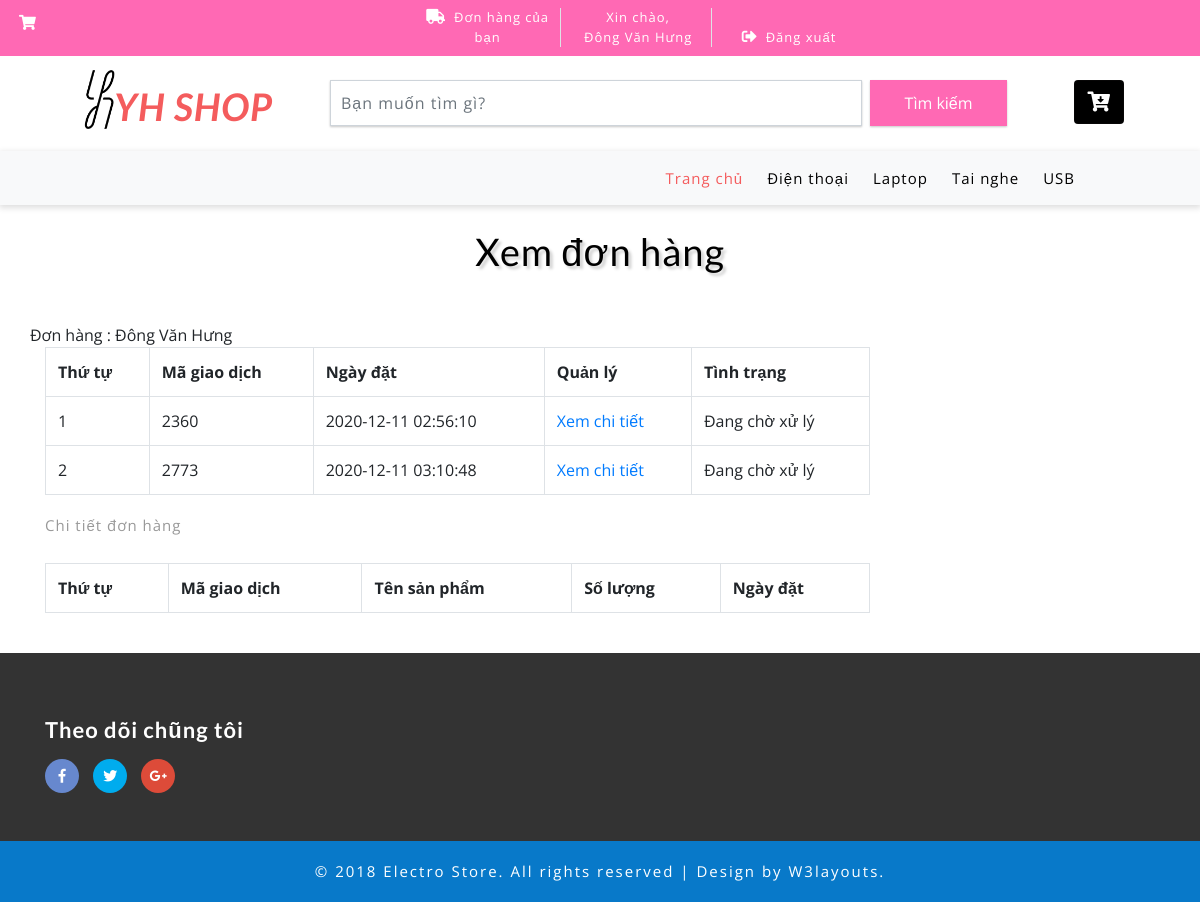
The page /DoAn/index.php?quanly=xemdonhang&makh=2 (signed in) on the database its author committed.
### tables this page shows
CREATE TABLE IF NOT EXISTS `loaisp` (
  `maloai` varchar(5) NOT NULL,
  `tenloai` varchar(50) NOT NULL,
  PRIMARY KEY (`maloai`)
);

CREATE TABLE IF NOT EXISTS `donhang` (
  `madonhang` int(10) NOT NULL AUTO_INCREMENT,
  `masp` int(10) NOT NULL,
  `makh` int(10) NOT NULL,
  `soluong` int(11) NOT NULL,
  `gia` int(10) NOT NULL,
  `ma` varchar(50) NOT NULL,
  `ngaydat` timestamp NOT NULL,
  `ngaygiao` datetime DEFAULT NULL,
  `trangthai` int(11) NOT NULL DEFAULT '0',
  `manv` int(11) DEFAULT NULL,
  `manvgh` int(10) DEFAULT NULL,
  PRIMARY KEY (`madonhang`),
  KEY `makh` (`makh`),
  KEY `masp` (`masp`),
  KEY `maquyen` (`manv`),
  KEY `manvgh` (`manvgh`),
  KEY `trangthai` (`trangthai`)
);

### DoAn/include/xemdonhang.php (the view, shortened to what this page needs)
<div class="container py-xl-4 py-lg-2">
	<h3 class="tittle-w3l text-center mb-lg-5 mb-sm-4 mb-3">Xem đơn hàng</h3>
	<div class="row">
		<div class="agileinfo-ads-display col-lg-9">
			<div class="wrapper">
					<div class="row">
						<?php
						if(isset($_SESSION['khachhang'])){
							echo 'Đơn hàng : '.$_SESSION['khachhang'];
						}
						?>
                          <div class="col-md-12">
						<?php
						if(isset($_GET['makh'])){
							$id_khachhang = $_GET['makh'];
						}else{
							$id_khachhang = '';
						}
						$sql_select = mysqli_query($con,"SELECT * FROM donhang WHERE makh='$id_khachhang' GROUP BY ma");
						?>
						<table class="table table-bordered ">
							<tr>
								<th>Thứ tự</th>
								<th>Mã giao dịch</th>
								<th>Ngày đặt</th>
								<th>Quản lý</th>
								<th>Tình trạng</th>
							</tr>
							<?php
							$i = 0;
							while($value  = mysqli_fetch_array($sql_select)){
								$i++;
							?>
							<tr>
								<td><?php echo $i; ?></td>
								<td><?php echo $value['ma']; ?></td>
								<td><?php echo $value['ngaydat'] ?></td>
								<td><a href="index.php?quanly=xemdonhang&makh=<?php echo $_SESSION['makh'] ?>&ma=<?php echo $value['ma'] ?>">Xem chi tiết</a></td>
								<td><?php
									if($value['trangthai']==0){
										echo 'Đang chờ xử lý';
									}elseif($value['trangthai']==1){
										echo 'Đã duyệt';
									}elseif($value['trangthai']==2){
										echo 'Đang giao hàng';
									}elseif($value['trangthai']==3){
										echo 'Hoàn thành';
									}else{
										echo 'Đã hủy';
									}
									?>
								</td>
							</tr>
							 <?php
							}
							?>
						</table>
					</div>
                          <div class="col-md-12">
						<p>Chi tiết đơn hàng</p><br>
						<table class="table table-bordered ">
							<tr>
								<th>Thứ tự</th>
								<th>Mã giao dịch</th>
								<th>Tên sản phẩm</th>
								<th>Số lượng</th>
								<th>Ngày đặt</th>
							</tr>
						</table>
					</div>
					</div>
			</div>
		</div>
	</div>
</div>

### DoAn/include/menu.php (shortened to what this page needs)
<div class="navbar-inner">
		<div class="container">
			<nav class="navbar navbar-expand-lg navbar-light bg-light">
				<div class="collapse navbar-collapse" id="navbarSupportedContent">
					<ul class="navbar-nav ml-auto text-center mr-xl-5">
						<li class="nav-item active mr-lg-2 mb-lg-0 mb-2">
							<a class="nav-link" href="index.php">Trang chủ
							</a>
						</li>
						<?php
							$sql_lsp_dm = mysqli_query($con,'SELECT * FROM loaisp');
							while($value = mysqli_fetch_array($sql_lsp_dm)){
						?>
						<li class="nav-item mr-lg-2 mb-lg-0 mb-2">
							<a class="nav-link" href="?quanly=sanpham&id=<?php echo $value['maloai'] ?>"><?php echo $value['tenloai']  ?></a>
						</li>
						<?php
							}
						?>
					</ul>
				</div>
			</nav>
		</div>
	</div>

### DoAn/css/style.css (style rules this page uses)
html, body { margin: 0; font-size: 100%; background: #fff; font-family: 'Open Sans', sans-serif; }
body a { text-decoration: none; transition: 0.5s all; -webkit-transition: 0.5s all; -moz-transition: 0.5s all; -o-transition: 0.5s all; -ms-transition: 0.5s all; }
a { transition: 0.5s all; -webkit-transition: 0.5s all; -moz-transition: 0.5s all; -o-transition: 0.5s all; -ms-transition: 0.5s all; }
h1, h2, h3, h4, h5, h6 { margin: 0; font-family: 'Lato', sans-serif; }
p { margin: 0; letter-spacing: 1px; font-size: 15px; line-height: 1.9; color: #999; font-family: 'Open Sans', sans-serif; }
ul { margin: 0; padding: 0; }
.navbar-inner { background: #f8f9fa; box-shadow: 0px 2px 6px 1px rgba(0, 0, 0, 0.13); }
.navbar-light .navbar-nav .nav-link { letter-spacing: 1px; font-size: 15px; color: #000; }
.navbar-light .navbar-nav .show>.nav-link, .navbar-light .navbar-nav .active>.nav-link, .navbar-light .navbar-nav .nav-link.show, .navbar-light .navbar-nav .nav-link.active { color: #F45C5D; }
h3.tittle-w3l { color: #000; font-size: 38px; letter-spacing: 1px; text-shadow: 3px 3px 3px rgba(0, 0, 0, 0.19); }

### rows shown on the page
loaisp: tenloai "Điện thoại"
loaisp: tenloai "Laptop"
loaisp: tenloai "Tai nghe"
loaisp: tenloai "USB"
donhang: ma "2360", ngaydat "2020-12-11 02:56:10", shows "Đang chờ xử lý"
donhang: ma "2773", ngaydat "2020-12-11 03:10:48", shows "Đang chờ xử lý"

### other values the page prints
$_SESSION['khachhang'] "Đông Văn Hưng"
